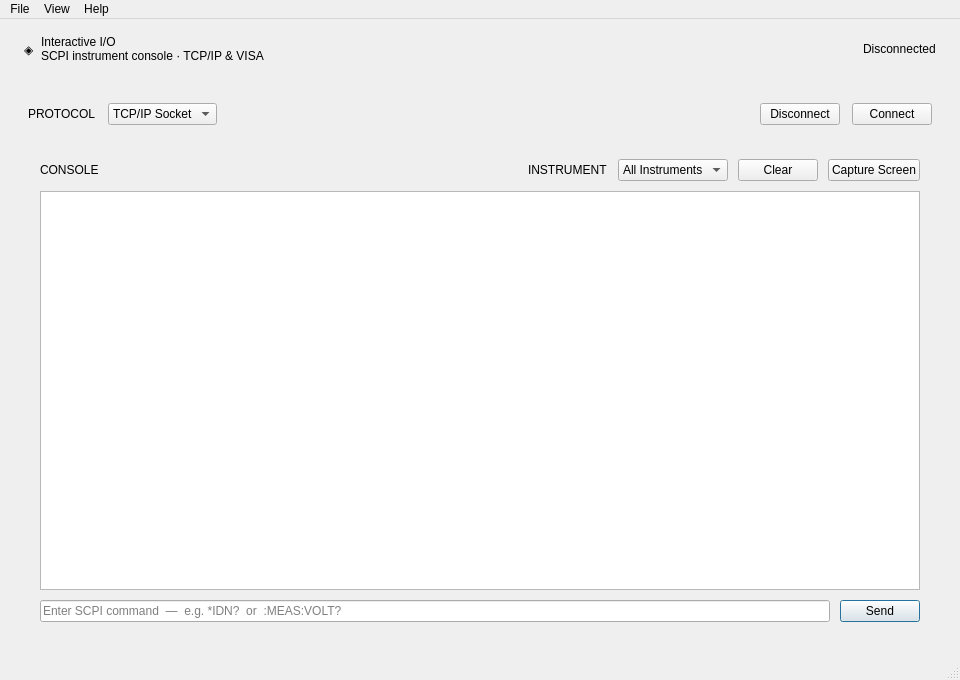
<?xml version="1.0" encoding="UTF-8"?>
<ui version="4.0">
 <class>MainWindow</class>
 <widget class="QMainWindow" name="MainWindow">
  <property name="geometry">
   <rect>
    <x>0</x>
    <y>0</y>
    <width>960</width>
    <height>680</height>
   </rect>
  </property>
  <property name="minimumSize">
   <size>
    <width>720</width>
    <height>520</height>
   </size>
  </property>
  <property name="windowTitle">
   <string>Interactive Instrument Communication Tool</string>
  </property>
  <widget class="QWidget" name="centralwidget">
   <layout class="QVBoxLayout" name="rootLayout">
    <property name="spacing">
     <number>0</number>
    </property>
    <property name="leftMargin">
     <number>0</number>
    </property>
    <property name="topMargin">
     <number>0</number>
    </property>
    <property name="rightMargin">
     <number>0</number>
    </property>
    <property name="bottomMargin">
     <number>0</number>
    </property>
    <item>
     <widget class="QFrame" name="headerBar">
      <layout class="QHBoxLayout" name="headerLayout">
       <property name="leftMargin">
        <number>24</number>
       </property>
       <property name="topMargin">
        <number>16</number>
       </property>
       <property name="rightMargin">
        <number>24</number>
       </property>
       <property name="bottomMargin">
        <number>16</number>
       </property>
       <item>
        <widget class="QLabel" name="appMark">
         <property name="text">
          <string>◈</string>
         </property>
        </widget>
       </item>
       <item>
        <layout class="QVBoxLayout" name="titleLayout">
         <property name="spacing">
          <number>0</number>
         </property>
         <item>
          <widget class="QLabel" name="appTitle">
           <property name="text">
            <string>Interactive I/O</string>
           </property>
          </widget>
         </item>
         <item>
          <widget class="QLabel" name="appSubtitle">
           <property name="text">
            <string>SCPI instrument console · TCP/IP &amp; VISA</string>
           </property>
          </widget>
         </item>
        </layout>
       </item>
       <item>
        <spacer name="headerSpacer">
         <property name="orientation">
          <enum>Qt::Horizontal</enum>
         </property>
         <property name="sizeHint" stdset="0">
          <size>
           <width>40</width>
           <height>20</height>
          </size>
         </property>
        </spacer>
       </item>
       <item>
        <widget class="QLabel" name="statusLabel">
         <property name="text">
          <string>Disconnected</string>
         </property>
        </widget>
       </item>
      </layout>
     </widget>
    </item>
    <item>
     <widget class="QFrame" name="bodyFrame">
      <layout class="QVBoxLayout" name="bodyLayout">
       <property name="spacing">
        <number>16</number>
       </property>
       <property name="leftMargin">
        <number>24</number>
       </property>
       <property name="topMargin">
        <number>20</number>
       </property>
       <property name="rightMargin">
        <number>24</number>
       </property>
       <property name="bottomMargin">
        <number>20</number>
       </property>
       <item>
        <widget class="QFrame" name="toolbarCard">
         <layout class="QHBoxLayout" name="toolbarLayout">
          <property name="spacing">
           <number>12</number>
          </property>
          <property name="leftMargin">
           <number>4</number>
          </property>
          <property name="topMargin">
           <number>4</number>
          </property>
          <property name="rightMargin">
           <number>4</number>
          </property>
          <property name="bottomMargin">
           <number>4</number>
          </property>
          <item>
           <widget class="QLabel" name="protocolLabel">
            <property name="text">
             <string>PROTOCOL</string>
            </property>
           </widget>
          </item>
          <item>
           <widget class="QComboBox" name="protocolCombo">
            <item>
             <property name="text">
              <string>TCP/IP Socket</string>
             </property>
            </item>
            <item>
             <property name="text">
              <string>VISA</string>
             </property>
            </item>
           </widget>
          </item>
          <item>
           <spacer name="toolbarSpacer">
            <property name="orientation">
             <enum>Qt::Horizontal</enum>
            </property>
            <property name="sizeHint" stdset="0">
             <size>
              <width>40</width>
              <height>20</height>
             </size>
            </property>
           </spacer>
          </item>
          <item>
           <widget class="QPushButton" name="disconnectButton">
            <property name="cursor">
             <cursorShape>PointingHandCursor</cursorShape>
            </property>
            <property name="text">
             <string>Disconnect</string>
            </property>
           </widget>
          </item>
          <item>
           <widget class="QPushButton" name="connectButton">
            <property name="cursor">
             <cursorShape>PointingHandCursor</cursorShape>
            </property>
            <property name="text">
             <string>Connect</string>
            </property>
           </widget>
          </item>
         </layout>
        </widget>
       </item>
       <item>
        <widget class="QFrame" name="consoleCard">
         <layout class="QVBoxLayout" name="consoleLayout">
          <property name="spacing">
           <number>10</number>
          </property>
          <property name="leftMargin">
           <number>16</number>
          </property>
          <property name="topMargin">
           <number>14</number>
          </property>
          <property name="rightMargin">
           <number>16</number>
          </property>
          <property name="bottomMargin">
           <number>16</number>
          </property>
          <item>
           <layout class="QHBoxLayout" name="consoleHeaderLayout">
            <item>
             <widget class="QLabel" name="consoleTitle">
              <property name="text">
               <string>CONSOLE</string>
              </property>
             </widget>
            </item>
            <item>
             <spacer name="consoleHeaderSpacer">
              <property name="orientation">
               <enum>Qt::Horizontal</enum>
              </property>
              <property name="sizeHint" stdset="0">
               <size>
                <width>40</width>
                <height>20</height>
               </size>
              </property>
             </spacer>
            </item>
            <item>
             <widget class="QLabel" name="filterLabel">
              <property name="text">
               <string>INSTRUMENT</string>
              </property>
             </widget>
            </item>
            <item>
             <widget class="QComboBox" name="addressFilterCombo">
              <item>
               <property name="text">
                <string>All Instruments</string>
               </property>
              </item>
             </widget>
            </item>
            <item>
             <widget class="QPushButton" name="clearButton">
              <property name="cursor">
               <cursorShape>PointingHandCursor</cursorShape>
              </property>
              <property name="text">
               <string>Clear</string>
              </property>
             </widget>
            </item>
            <item>
             <widget class="QPushButton" name="captureButton">
              <property name="cursor">
               <cursorShape>PointingHandCursor</cursorShape>
              </property>
              <property name="text">
               <string>Capture Screen</string>
              </property>
             </widget>
            </item>
           </layout>
          </item>
          <item>
           <widget class="QTableWidget" name="outputTable">
            <property name="editTriggers">
             <set>QAbstractItemView::NoEditTriggers</set>
            </property>
            <property name="selectionBehavior">
             <enum>QAbstractItemView::SelectRows</enum>
            </property>
           </widget>
          </item>
          <item>
           <layout class="QHBoxLayout" name="inputLayout">
            <property name="spacing">
             <number>10</number>
            </property>
            <item>
             <widget class="QLineEdit" name="commandInput">
              <property name="placeholderText">
               <string>Enter SCPI command  —  e.g. *IDN?  or  :MEAS:VOLT?</string>
              </property>
              <property name="clearButtonEnabled">
               <bool>true</bool>
              </property>
             </widget>
            </item>
            <item>
             <widget class="QPushButton" name="sendButton">
              <property name="cursor">
               <cursorShape>PointingHandCursor</cursorShape>
              </property>
              <property name="text">
               <string>Send</string>
              </property>
              <property name="default">
               <bool>true</bool>
              </property>
             </widget>
            </item>
           </layout>
          </item>
         </layout>
        </widget>
       </item>
      </layout>
     </widget>
    </item>
   </layout>
  </widget>
  <widget class="QMenuBar" name="menubar">
   <property name="geometry">
    <rect>
     <x>0</x>
     <y>0</y>
     <width>960</width>
     <height>22</height>
    </rect>
   </property>
   <widget class="QMenu" name="menuFile">
    <property name="title">
     <string>File</string>
    </property>
    <addaction name="actionSaveLog"/>
    <addaction name="actionOpenLog"/>
    <addaction name="separator"/>
    <addaction name="actionSettings"/>
    <addaction name="separator"/>
    <addaction name="actionExit"/>
   </widget>
   <widget class="QMenu" name="menuHelp">
    <property name="title">
     <string>Help</string>
    </property>
    <addaction name="actionAbout"/>
   </widget>
   <widget class="QMenu" name="menuView">
    <property name="title">
     <string>View</string>
    </property>
    <addaction name="actionToggleTheme"/>
   </widget>
   <addaction name="menuFile"/>
   <addaction name="menuView"/>
   <addaction name="menuHelp"/>
  </widget>
  <widget class="QStatusBar" name="statusbar"/>
  <action name="actionSaveLog">
   <property name="text">
    <string>Save Log…</string>
   </property>
   <property name="shortcut">
    <string>Ctrl+S</string>
   </property>
  </action>
  <action name="actionOpenLog">
   <property name="text">
    <string>Open Log…</string>
   </property>
   <property name="shortcut">
    <string>Ctrl+O</string>
   </property>
  </action>
  <action name="actionExit">
   <property name="text">
    <string>Exit</string>
   </property>
  </action>
  <action name="actionSettings">
   <property name="text">
    <string>Settings…</string>
   </property>
   <property name="shortcut">
    <string>Ctrl+,</string>
   </property>
  </action>
  <action name="actionAbout">
   <property name="text">
    <string>About</string>
   </property>
  </action>
  <action name="actionToggleTheme">
   <property name="checkable">
    <bool>true</bool>
   </property>
   <property name="text">
    <string>Light Mode</string>
   </property>
   <property name="shortcut">
    <string>Ctrl+T</string>
   </property>
  </action>
 </widget>
 <resources/>
 <connections>
  <connection>
   <sender>actionExit</sender>
   <signal>triggered()</signal>
   <receiver>MainWindow</receiver>
   <slot>close()</slot>
   <hints>
    <hint type="sourcelabel">
     <x>-1</x>
     <y>-1</y>
    </hint>
    <hint type="destinationlabel">
     <x>449</x>
     <y>324</y>
    </hint>
   </hints>
  </connection>
 </connections>
</ui>
